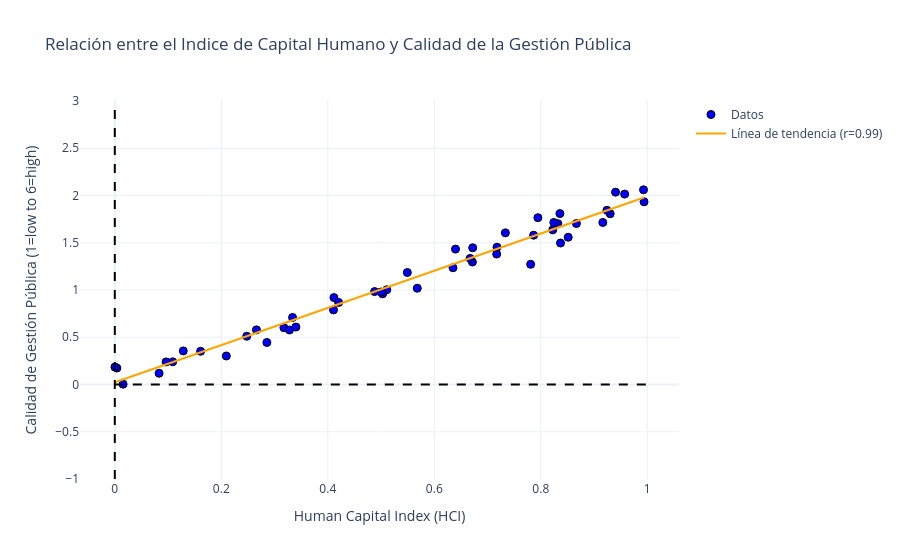

Notebook code cell kept with this figure:
### Markdown cell above
### 4. Gráfico de disperción

### Code cell
import plotly.graph_objects as go
import numpy as np

x = np.random.rand(50)  
y = 2 * x + np.random.normal(0, 0.1, 50)  
slope, intercept = np.polyfit(x, y, 1)  
line = slope * x + intercept  
r_value = np.corrcoef(x, y)[0, 1]  

fig = go.Figure()


fig.add_trace(go.Scatter(
    x=x, y=y,
    mode='markers',
    marker=dict(color='blue', size=8, line=dict(color='black', width=1)),
    name='Datos'
))

fig.add_trace(go.Scatter(
    x=x, y=line,
    mode='lines',
    line=dict(color='orange', width=2),
    name=f'Línea de tendencia (r={r_value:.2f})'
))

fig.update_layout(
    title="Relación entre el Indice de Capital Humano y Calidad de la Gestión Pública",
    xaxis_title="Human Capital Index (HCI)",
    yaxis_title="Calidad de Gestión Pública (1=low to 6=high)",
    template="plotly_white",
    shapes=[
        dict(type="line", x0=0, x1=1, y0=0, y1=0, line=dict(color="black", dash="dash")),
        dict(type="line", x0=0, x1=0, y0=-1, y1=3, line=dict(color="black", dash="dash"))
    ]
)

# Mostrar el gráfico
fig.show()

### Figure 1 — Plotly figure (JSON) as saved in the notebook; plotly's stock layout.template omitted (floating-point values rounded to 4 significant figures)
{"data": [{"marker": {"color": "blue", "line": {"color": "black", "width": 1}, "size": 8}, "mode": "markers", "name": "Datos", "type": "scatter", "x": [0.7865, 0.01556, 0.5109, 0.9404, 0.5494, 0.4115, 0.2856, 0.3176, 0.8319, 0.568, 0.6352, 0.7946, 0.4107, 0.9575, 0.9939, 0.2661, 0.2478, 0.4204, 0.08316, 0.6398, 0.6721, 0.7171, 0.4879, 0.003862, 0.1611, 0.0002853, 0.7178, 0.8244, 0.7335, 0.781, 0.1087, 0.9303, 0.503, 0.09634, 0.6716, 0.9929, 0.2094, 0.6672, 0.4999, 0.8224, 0.8359, 0.3401, 0.3281, 0.1286, 0.8669, 0.9165, 0.3338, 0.8515, 0.837, 0.9242], "y": [1.58, 0.003599, 1.002, 2.035, 1.185, 0.9195, 0.4447, 0.6011, 1.702, 1.019, 1.235, 1.765, 0.7895, 2.015, 1.933, 0.5782, 0.5105, 0.8683, 0.1191, 1.433, 1.447, 1.38, 0.9832, 0.174, 0.3514, 0.1847, 1.453, 1.715, 1.605, 1.272, 0.2402, 1.807, 0.9595, 0.239, 1.296, 2.06, 0.3018, 1.334, 0.9789, 1.636, 1.808, 0.6078, 0.5768, 0.3556, 1.704, 1.715, 0.7092, 1.558, 1.497, 1.843]}, {"line": {"color": "orange", "width": 2}, "mode": "lines", "name": "Línea de tendencia (r=0.99)", "type": "scatter", "x": [0.7865, 0.01556, 0.5109, 0.9404, 0.5494, 0.4115, 0.2856, 0.3176, 0.8319, 0.568, 0.6352, 0.7946, 0.4107, 0.9575, 0.9939, 0.2661, 0.2478, 0.4204, 0.08316, 0.6398, 0.6721, 0.7171, 0.4879, 0.003862, 0.1611, 0.0002853, 0.7178, 0.8244, 0.7335, 0.781, 0.1087, 0.9303, 0.503, 0.09634, 0.6716, 0.9929, 0.2094, 0.6672, 0.4999, 0.8224, 0.8359, 0.3401, 0.3281, 0.1286, 0.8669, 0.9165, 0.3338, 0.8515, 0.837, 0.9242], "y": [1.571, 0.05376, 1.028, 1.874, 1.104, 0.833, 0.5852, 0.6481, 1.66, 1.141, 1.273, 1.587, 0.8313, 1.907, 1.979, 0.5467, 0.5108, 0.8504, 0.1868, 1.282, 1.346, 1.434, 0.9834, 0.03073, 0.3402, 0.02369, 1.436, 1.646, 1.467, 1.56, 0.237, 1.854, 1.013, 0.2127, 1.345, 1.977, 0.4352, 1.336, 1.007, 1.642, 1.668, 0.6924, 0.6687, 0.2762, 1.729, 1.827, 0.6801, 1.699, 1.67, 1.842]}], "layout": {"autosize": true, "shapes": [{"line": {"color": "black", "dash": "dash"}, "type": "line", "x0": 0, "x1": 1, "y0": 0, "y1": 0}, {"line": {"color": "black", "dash": "dash"}, "type": "line", "x0": 0, "x1": 0, "y0": -1, "y1": 3}], "title": {"text": "Relación entre el Indice de Capital Humano y Calidad de la Gestión Pública"}, "xaxis": {"autorange": true, "range": [-0.06061, 1.055], "title": {"text": "Human Capital Index (HCI)"}, "type": "linear"}, "yaxis": {"autorange": true, "range": [-1.022, 3.022], "title": {"text": "Calidad de Gestión Pública (1=low to 6=high)"}, "type": "linear"}}}
